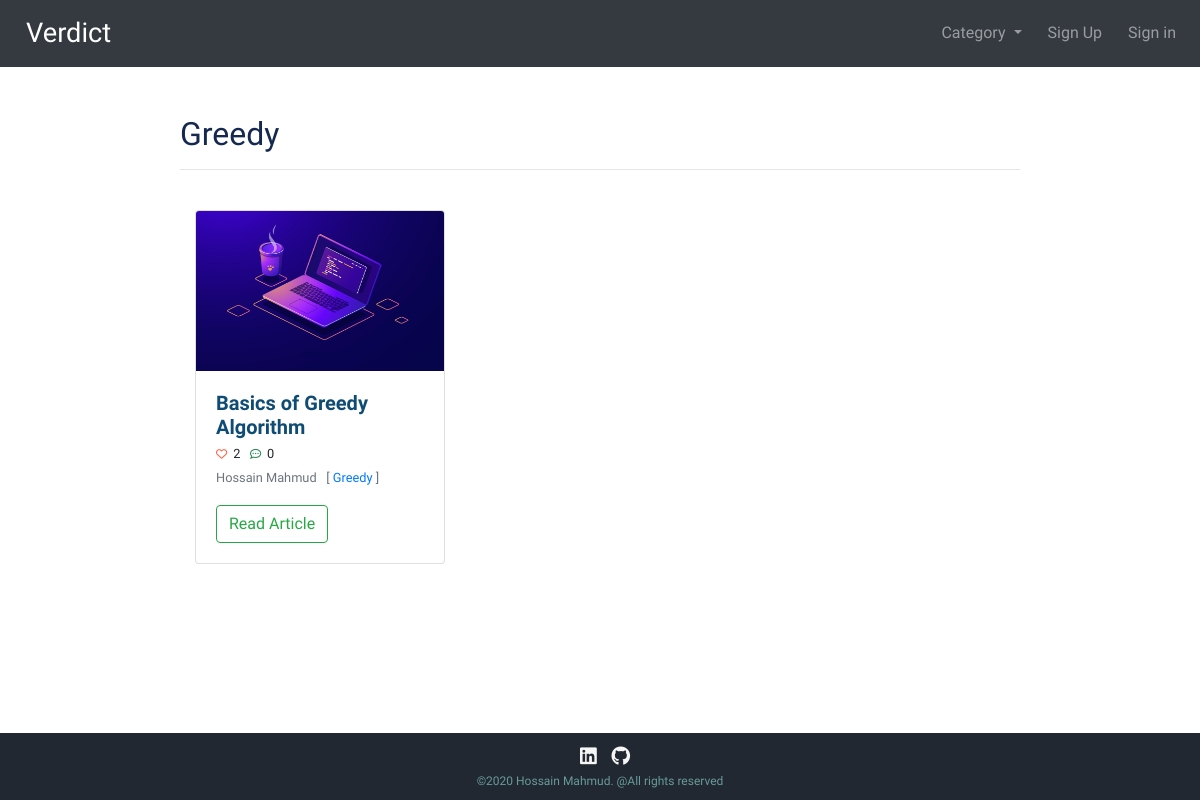
Page /category/Greedy/ on the committed database.
### blog/models.py (models this page shows, shortened)
class Post(models.Model):
    title = models.CharField(max_length=250)
    author = models.ForeignKey(User, on_delete=models.CASCADE)
    header_image = models.ImageField(null=True, blank=True, upload_to='images/')
    body = RichTextField(blank=True, null=True)
    date = models.DateField(auto_now_add=True)
    category = models.CharField(max_length=250, default='Miscellaneous')
    likes = models.ManyToManyField(User, related_name='post_likes')
    def total_likes(self):
        return self.likes.count()

### blog/views.py (the view)
# urls.py: path('category/<str:cat>/', CategoryView, name='category'),
def CategoryView(request, cat):
    category_post = Post.objects.filter(category=cat)
    cats = Category.objects.all()
    context = {
        'cat': cat,
        'cats': cats,
        'category_post': category_post
    }
    return render(request, 'blog/category.html', context)

### blog/templates/blog/category.html (shortened to what this page needs)
{% extends 'blog/base.html' %}
{% load static %}
{% block content %}
    <br><br>
    <h2 class="title"> {{ cat }} </h2>
    <hr> <br>
    <div class="container">
        <div class="row">
            {% for post in category_post %}
                <div class="col-lg-4 col-md-6 mb-3">
                    <div class="card">
                        {% if post.header_image %}
                            <img class="card-img-top"
                                 src="{{ post.header_image.url }}"
                                 alt="Card image cap">
                        {% else %}
                            <img class="card-img-top"
                                 src="{% static 'images/default.png' %}"
                                 alt="Card image cap">
                        {% endif %}
                        <div class="card-body">
                            <h5 class="card-title"> {{ post.title }} </h5>
                            <small>
                                <span style="font-size: 0.7rem; color: Tomato;">
                                    <i class="far fa-heart"></i>
                                </span>
                                &nbsp;{{ post.total_likes }}
                                <span style="font-size: 0.7rem; color: seagreen;">
                                <i class="far fa-comment-dots"></i>
                                </span>
                                &nbsp;{{ post.comments.count }}
                            </small>
                            <p class="card-text"><small
                                    class="text-muted">{{ post.author.first_name }} {{ post.author.last_name }}
                                &nbsp; [ <a href="{% url 'category' post.category %}"> {{ post.category }} </a>
                                ]</small></p>
                            <a href="{% url 'detail' post.id %}" class="btn btn-outline-success">Read Article</a>
                        </div>
                    </div>
                </div>
            {% endfor %}
        </div>
    </div>
{% endblock %}

### static/css/styles.css (style rules this page uses)
body { font-family: 'Baloo Tamma 2', cursive !important; font-weight: 700; min-height: 100vh; position: relative; }
.title { color: #142850; font-family: 'Aclonica', sans-serif; text-align: left; }
.card-title { margin-bottom: 2px !important; color: #0f4c75; font-weight: bold; }
img { width: auto !important; height: 160px !important; }
a { text-decoration: none !important; }

### rows in the picture
Post: header_image (picture), title "Basics of Greedy Algorithm", total_likes "2", comments.count "0", author.first_name "Hossain", author.last_name "Mahmud", category "Greedy"

### other values in the picture
{{ cat }} "Greedy"
